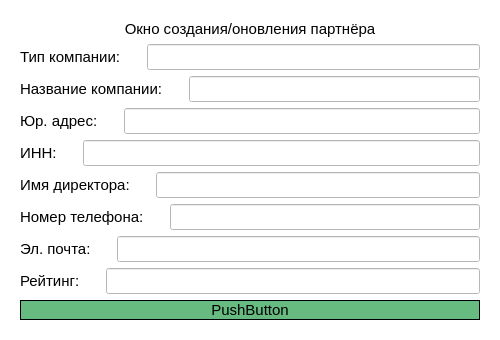
<?xml version="1.0" encoding="UTF-8"?>
<ui version="4.0">
 <class>CreateUpdatePage</class>
 <widget class="QWidget" name="CreateUpdatePage">
  <property name="geometry">
   <rect>
    <x>0</x>
    <y>0</y>
    <width>500</width>
    <height>330</height>
   </rect>
  </property>
  <property name="minimumSize">
   <size>
    <width>0</width>
    <height>0</height>
   </size>
  </property>
  <property name="windowTitle">
   <string>Form</string>
  </property>
  <property name="styleSheet">
   <string notr="true">background-color: #fff</string>
  </property>
  <layout class="QVBoxLayout" name="verticalLayout_2">
   <item>
    <widget class="QFrame" name="frame">
     <property name="styleSheet">
      <string notr="true">color: black; font-size: 15px</string>
     </property>
     <layout class="QVBoxLayout" name="verticalLayout">
      <item>
       <widget class="QLabel" name="label">
        <property name="text">
         <string>&lt;html&gt;&lt;head/&gt;&lt;body&gt;&lt;p align=&quot;center&quot;&gt;&lt;span style=&quot; font-size:11pt;&quot;&gt;Окно создания/оновления партнёра&lt;/span&gt;&lt;/p&gt;&lt;/body&gt;&lt;/html&gt;</string>
        </property>
       </widget>
      </item>
      <item>
       <layout class="QHBoxLayout" name="horizontalLayout_12">
        <item>
         <widget class="QLabel" name="Type">
          <property name="text">
           <string>Тип компании:</string>
          </property>
         </widget>
        </item>
        <item>
         <spacer name="verticalSpacer_12">
          <property name="orientation">
           <enum>Qt::Orientation::Vertical</enum>
          </property>
          <property name="sizeHint" stdset="0">
           <size>
            <width>20</width>
            <height>40</height>
           </size>
          </property>
         </spacer>
        </item>
        <item>
         <widget class="QLineEdit" name="TypeInput"/>
        </item>
       </layout>
      </item>
      <item>
       <layout class="QHBoxLayout" name="horizontalLayout_11">
        <item>
         <widget class="QLabel" name="Name">
          <property name="text">
           <string>Название компании:</string>
          </property>
         </widget>
        </item>
        <item>
         <spacer name="verticalSpacer_11">
          <property name="orientation">
           <enum>Qt::Orientation::Vertical</enum>
          </property>
          <property name="sizeHint" stdset="0">
           <size>
            <width>20</width>
            <height>40</height>
           </size>
          </property>
         </spacer>
        </item>
        <item>
         <widget class="QLineEdit" name="NameInput"/>
        </item>
       </layout>
      </item>
      <item>
       <layout class="QHBoxLayout" name="horizontalLayout">
        <item>
         <widget class="QLabel" name="Address">
          <property name="text">
           <string>Юр. адрес:</string>
          </property>
         </widget>
        </item>
        <item>
         <spacer name="verticalSpacer">
          <property name="orientation">
           <enum>Qt::Orientation::Vertical</enum>
          </property>
          <property name="sizeHint" stdset="0">
           <size>
            <width>20</width>
            <height>40</height>
           </size>
          </property>
         </spacer>
        </item>
        <item>
         <widget class="QLineEdit" name="AddressInput"/>
        </item>
       </layout>
      </item>
      <item>
       <layout class="QHBoxLayout" name="horizontalLayout_9">
        <item>
         <widget class="QLabel" name="INN">
          <property name="text">
           <string>ИНН:</string>
          </property>
         </widget>
        </item>
        <item>
         <spacer name="verticalSpacer_9">
          <property name="orientation">
           <enum>Qt::Orientation::Vertical</enum>
          </property>
          <property name="sizeHint" stdset="0">
           <size>
            <width>20</width>
            <height>40</height>
           </size>
          </property>
         </spacer>
        </item>
        <item>
         <widget class="QLineEdit" name="INNInput"/>
        </item>
       </layout>
      </item>
      <item>
       <layout class="QHBoxLayout" name="horizontalLayout_10">
        <item>
         <widget class="QLabel" name="BossName">
          <property name="text">
           <string>Имя директора:</string>
          </property>
         </widget>
        </item>
        <item>
         <spacer name="verticalSpacer_10">
          <property name="orientation">
           <enum>Qt::Orientation::Vertical</enum>
          </property>
          <property name="sizeHint" stdset="0">
           <size>
            <width>20</width>
            <height>40</height>
           </size>
          </property>
         </spacer>
        </item>
        <item>
         <widget class="QLineEdit" name="BossNameInput"/>
        </item>
       </layout>
      </item>
      <item>
       <layout class="QHBoxLayout" name="horizontalLayout_15">
        <item>
         <widget class="QLabel" name="PhoneNumber">
          <property name="text">
           <string>Номер телефона:</string>
          </property>
         </widget>
        </item>
        <item>
         <spacer name="verticalSpacer_15">
          <property name="orientation">
           <enum>Qt::Orientation::Vertical</enum>
          </property>
          <property name="sizeHint" stdset="0">
           <size>
            <width>20</width>
            <height>40</height>
           </size>
          </property>
         </spacer>
        </item>
        <item>
         <widget class="QLineEdit" name="PhoneNumberInput"/>
        </item>
       </layout>
      </item>
      <item>
       <layout class="QHBoxLayout" name="horizontalLayout_14">
        <item>
         <widget class="QLabel" name="Mail">
          <property name="text">
           <string>Эл. почта:</string>
          </property>
         </widget>
        </item>
        <item>
         <spacer name="verticalSpacer_14">
          <property name="orientation">
           <enum>Qt::Orientation::Vertical</enum>
          </property>
          <property name="sizeHint" stdset="0">
           <size>
            <width>20</width>
            <height>40</height>
           </size>
          </property>
         </spacer>
        </item>
        <item>
         <widget class="QLineEdit" name="MailInput"/>
        </item>
       </layout>
      </item>
      <item>
       <layout class="QHBoxLayout" name="horizontalLayout_13">
        <item>
         <widget class="QLabel" name="Rank">
          <property name="text">
           <string>Рейтинг:</string>
          </property>
         </widget>
        </item>
        <item>
         <spacer name="verticalSpacer_13">
          <property name="orientation">
           <enum>Qt::Orientation::Vertical</enum>
          </property>
          <property name="sizeHint" stdset="0">
           <size>
            <width>20</width>
            <height>40</height>
           </size>
          </property>
         </spacer>
        </item>
        <item>
         <widget class="QLineEdit" name="RankInput"/>
        </item>
       </layout>
      </item>
      <item>
       <widget class="QPushButton" name="CreateUpdateButton">
        <property name="styleSheet">
         <string notr="true">border: 1px solid black;
background-color: #67BA80
</string>
        </property>
        <property name="text">
         <string>PushButton</string>
        </property>
       </widget>
      </item>
     </layout>
    </widget>
   </item>
  </layout>
 </widget>
 <resources/>
 <connections/>
</ui>
